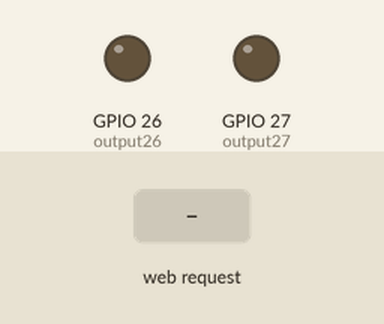
The sketch below on a simulated ESP32. Parts: output pins drawn as LEDs (lit = HIGH). The inputs (shaded band) are chosen by the test bench. WiFi joins after 1.5 s; servers stay silent unless stated; what the sketch prints to the serial monitor is not drawn.

Above: at 2.7 s.
2.8 s: HTTP request GET /26/on received
At 3.3 s:
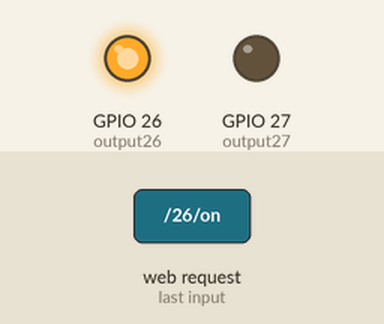
4.3 s: HTTP request GET /27/on received
At 5.5 s:
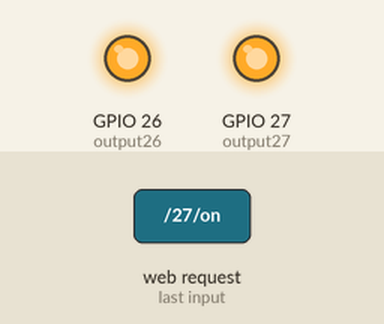
5.8 s: HTTP request GET /26/off received
At 6.8 s:
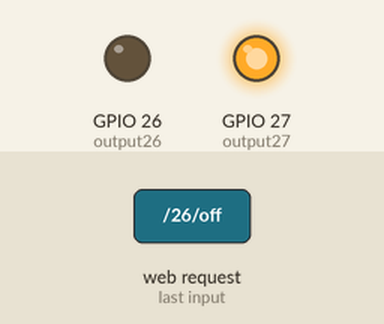
7.3 s: HTTP request GET /27/off received
At 7.9 s:
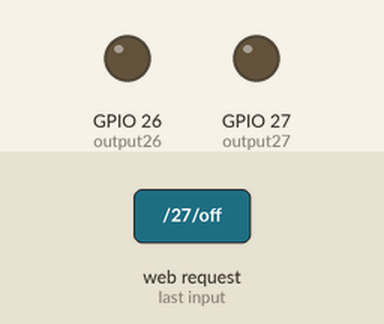
Timing chart, 0 to 9.8 s (numbered marks = the images above; inputs shaded):
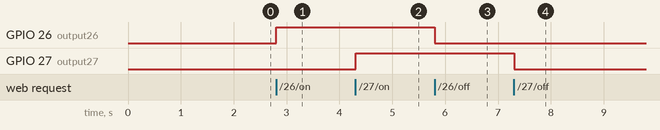

Measured:
- after the input at 2.8 s, GPIO 26 (output26): LOW → HIGH at once
- after the input at 4.3 s, GPIO 27 (output27): LOW → HIGH at once
- after the input at 5.8 s, GPIO 26 (output26): HIGH → LOW at once
- after the input at 7.3 s, GPIO 27 (output27): HIGH → LOW at once

The sketch:

WiFi_Web_Server_Outputs.ino
```cpp
/*********
  Rui Santos
  Complete project details at http://randomnerdtutorials.com
*********/

// Load Wi-Fi library
#include <WiFi.h>

// Replace with your network credentials
const char* ssid = "REPLACE_WITH_YOUR_SSID";
const char* password = "REPLACE_WITH_YOUR_PASSWORD";

// Set web server port number to 80
WiFiServer server(80);

// Variable to store the HTTP request
String header;

// Auxiliar variables to store the current output state
String output26State = "off";
String output27State = "off";

// Assign output variables to GPIO pins
const int output26 = 26;
const int output27 = 27;

// Current time
unsigned long currentTime = millis();
// Previous time
unsigned long previousTime = 0;
// Define timeout time in milliseconds (example: 2000ms = 2s)
const long timeoutTime = 2000;

void setup() {
  Serial.begin(115200);
  // Initialize the output variables as outputs
  pinMode(output26, OUTPUT);
  pinMode(output27, OUTPUT);
  // Set outputs to LOW
  digitalWrite(output26, LOW);
  digitalWrite(output27, LOW);

  // Connect to Wi-Fi network with SSID and password
  Serial.print("Connecting to ");
  Serial.println(ssid);
  WiFi.begin(ssid, password);
  while (WiFi.status() != WL_CONNECTED) {
    delay(500);
    Serial.print(".");
  }
  // Print local IP address and start web server
  Serial.println("");
  Serial.println("WiFi connected.");
  Serial.println("IP address: ");
  Serial.println(WiFi.localIP());
  server.begin();
}

void loop(){
  WiFiClient client = server.available();   // Listen for incoming clients

  if (client) {                             // If a new client connects,
    currentTime = millis();
    previousTime = currentTime;
    Serial.println("New Client.");          // print a message out in the serial port
    String currentLine = "";                // make a String to hold incoming data from the client
    while (client.connected() && currentTime - previousTime <= timeoutTime) {  // loop while the client's connected
      currentTime = millis();
      if (client.available()) {             // if there's bytes to read from the client,
        char c = client.read();             // read a byte, then
        Serial.write(c);                    // print it out the serial monitor
        header += c;
        if (c == '\n') {                    // if the byte is a newline character
          // if the current line is blank, you got two newline characters in a row.
          // that's the end of the client HTTP request, so send a response:
          if (currentLine.length() == 0) {
            // HTTP headers always start with a response code (e.g. HTTP/1.1 200 OK)
            // and a content-type so the client knows what's coming, then a blank line:
            client.println("HTTP/1.1 200 OK");
            client.println("Content-type:text/html");
            client.println("Connection: close");
            client.println();

            // turns the GPIOs on and off
            if (header.indexOf("GET /26/on") >= 0) {
              Serial.println("GPIO 26 on");
              output26State = "on";
              digitalWrite(output26, HIGH);
            } else if (header.indexOf("GET /26/off") >= 0) {
              Serial.println("GPIO 26 off");
              output26State = "off";
              digitalWrite(output26, LOW);
            } else if (header.indexOf("GET /27/on") >= 0) {
              Serial.println("GPIO 27 on");
              output27State = "on";
              digitalWrite(output27, HIGH);
            } else if (header.indexOf("GET /27/off") >= 0) {
              Serial.println("GPIO 27 off");
              output27State = "off";
              digitalWrite(output27, LOW);
            }

            // Display the HTML web page
            client.println("<!DOCTYPE html><html>");
            client.println("<head><meta name=\"viewport\" content=\"width=device-width, initial-scale=1\">");
            client.println("<link rel=\"icon\" href=\"data:,\">");
            // CSS to style the on/off buttons
            // Feel free to change the background-color and font-size attributes to fit your preferences
            client.println("<style>html { font-family: Helvetica; display: inline-block; margin: 0px auto; text-align: center;}");
            client.println(".button { background-color: #4CAF50; border: none; color: white; padding: 16px 40px;");
            client.println("text-decoration: none; font-size: 30px; margin: 2px; cursor: pointer;}");
            client.println(".button2 {background-color: #555555;}</style></head>");

            // Web Page Heading
            client.println("<body><h1>ESP32 Web Server</h1>");

            // Display current state, and ON/OFF buttons for GPIO 26
            client.println("<p>GPIO 26 - State " + output26State + "</p>");
            // If the output26State is off, it displays the ON button
            if (output26State=="off") {
              client.println("<p><a href=\"/26/on\"><button class=\"button\">ON</button></a></p>");
            } else {
              client.println("<p><a href=\"/26/off\"><button class=\"button button2\">OFF</button></a></p>");
            }

            // Display current state, and ON/OFF buttons for GPIO 27
            client.println("<p>GPIO 27 - State " + output27State + "</p>");
            // If the output27State is off, it displays the ON button
            if (output27State=="off") {
              client.println("<p><a href=\"/27/on\"><button class=\"button\">ON</button></a></p>");
            } else {
              client.println("<p><a href=\"/27/off\"><button class=\"button button2\">OFF</button></a></p>");
            }
            client.println("</body></html>");

            // The HTTP response ends with another blank line
            client.println();
            // Break out of the while loop
            break;
          } else { // if you got a newline, then clear currentLine
            currentLine = "";
          }
        } else if (c != '\r') {  // if you got anything else but a carriage return character,
          currentLine += c;      // add it to the end of the currentLine
        }
      }
    }
    // Clear the header variable
    header = "";
    // Close the connection
    client.stop();
    Serial.println("Client disconnected.");
    Serial.println("");
  }
}
```
